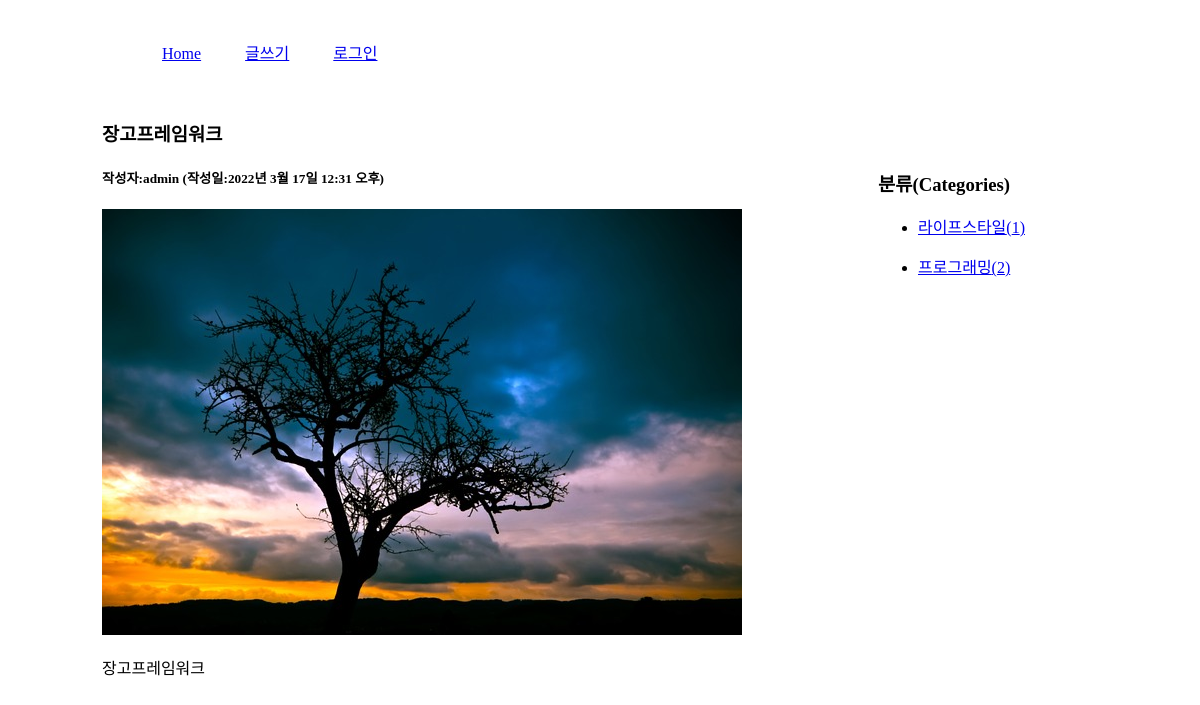
Page /blog/8/ on the committed database.
### blog/models.py (models this page shows, shortened)
class Post(models.Model):
    title = models.CharField(max_length=100)
    content = models.TextField()
    pub_date = models.DateTimeField()
    modify_date = models.DateTimeField(null=True, blank=True)
    photo = models.ImageField(upload_to='blog/images/%Y/%m/%d/', null=True, blank=True)
    author = models.ForeignKey(User, on_delete=models.CASCADE)
    category = models.ForeignKey(Category, null=True, blank=True, on_delete=models.SET_NULL)

class Category(models.Model):
    name = models.CharField(max_length=50, unique=True)  # 카테고리 이름
    slug = models.SlugField(max_length=200, unique=True, allow_unicode=True)  # 한글 인코딩
    def __str__(self):
        return self.name
    def get_absolute_url(self):
        return '/blog/category/{}'.format(self.slug)
    class Meta:
        verbose_name_plural = "Categories"

### blog/views.py (the view)
# urls.py: path('<int:post_id>/', views.detail, name='detail'),
def detail(request, post_id):
    post = get_object_or_404(Post, pk=post_id)
    categories = Category.objects.all()
    context = {'post': post, 'categories': categories}
    return render(request, 'blog/post_detail.html', context)

### templates/blog/post_detail.html (shortened to what this page needs)
<!DOCTYPE html>
{% load static %}
<html lang="ko">
<head>
    <link rel="stylesheet" href="{% static 'blog/css/style.css' %}">
</head>
<body>
    <div id="container">
        {% include 'navbar.html' %}
        <section id="detail">
            <h3>{{ post.title }}</h3>
            <h5>작성자:{{ post.author }} (작성일:{{ post.pub_date }})</h5>
            {% if post.photo %}
            <p><img src="{{ post.photo.url }}"></p>
            {% endif %}
            <p>{{ post.content | linebreaks }}</p>
        </section>
        <aside>
            <h3>분류(Categories)</h3>
            <div>
                {% for category in categories %}
                <ul>
                    <li>
                        <a href="{{ category.get_absolute_url }}">
                            {{ category }}({{ category.post_set.count }})
                        </a>
                    </li>
                </ul>
                {% endfor %}
            </div>
        </aside>
    </div>
</body>
</html>

### static/blog/css/style.css (style rules this page uses)
#container { width: 996px; margin: 20px auto; }
#list, #detail { width: 700px; float: left; }
aside { width: 200px; float: right; margin: 50px 20px 0 0; }

### rows in the picture
Post: title "장고프레임워크", author "admin", pub_date "2022년 3월 17일 12:31 오후", photo (picture), content "장고프레임워크"
Category: name "라이프스타일", post_set.count "1"
Category: name "프로그래밍", post_set.count "2"
